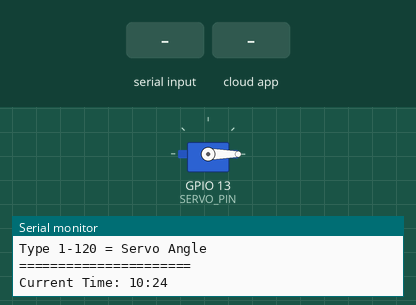
Bench run of a sketch on a simulated ESP32. Parts: servo, the last lines printed to the serial monitor. Inputs (shaded band) come from the test bench. WiFi joins after 1.5 s; servers stay silent unless stated; the local clock reads 2024-03-15 10:24:30 at power-on unless the sketch sets it; the Firebase database answers and starts empty.

Above: at 2.7 s.
2.8 s: "90,45\n" received over Serial
At 3.9 s:
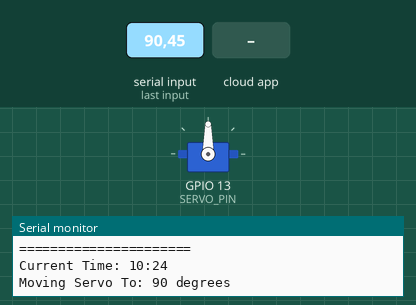
5.6 s: "30,150\n" received over Serial
At 6.5 s:
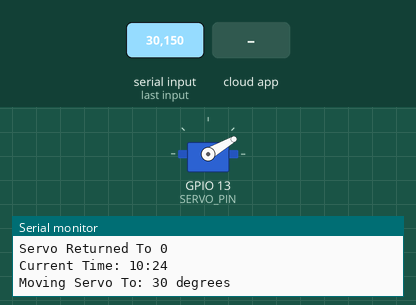
8.2 s: the phone or cloud app sets feednow to 1
At 10.6 s:
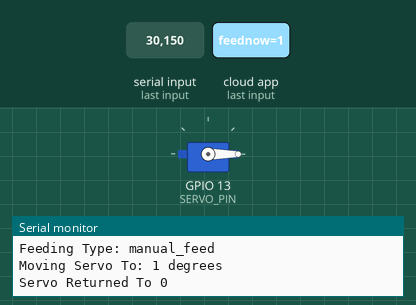
10.7 s: "F\n" received over Serial
At 12.7 s:
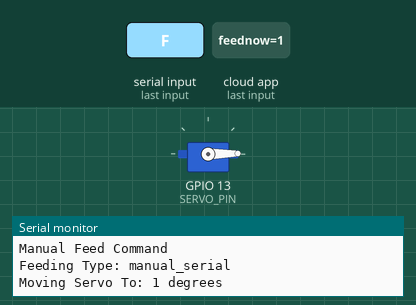
13.7 s: "90\n" received over Serial
At 16.5 s:
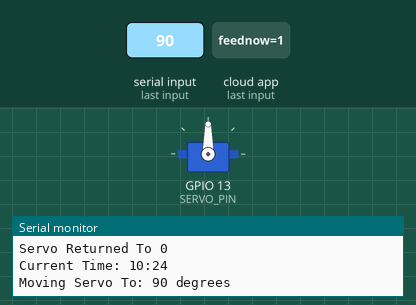
Timing chart, 0 to 18.3 s (numbered marks = the images above; inputs shaded):
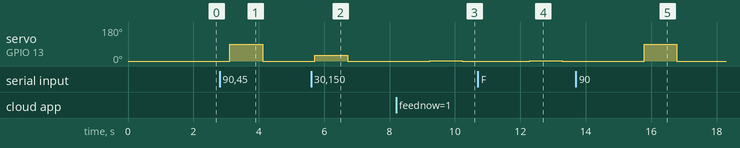

Measured:
- after the input at 2.8 s, servo on GPIO 13 (SERVO_PIN): 0° → 90° after 0.32 s, → 0° 1.0 s later
- after the input at 5.6 s, servo on GPIO 13 (SERVO_PIN): 0° → 30° after 0.12 s, → 0° 1.0 s later
- after the input at 8.2 s, servo on GPIO 13 (SERVO_PIN): 0° → 1° after 1.0 s, → 0° 1.0 s later
- after the input at 10.7 s, servo on GPIO 13 (SERVO_PIN): 0° → 1° after 1.6 s, → 0° 1.0 s later
- after the input at 13.7 s, servo on GPIO 13 (SERVO_PIN): 0° → 90° after 2.1 s, → 0° 1.0 s later

The sketch:

ESP_1.ino
```cpp
#include <Wire.h>
#include <DS3231.h>
#include <WiFi.h>
#include <Firebase_ESP_Client.h>
#include <ESP32Servo.h>

// =====================
// DEVICE ID
// =====================
#define DEVICE_ID "esp32_1"

// =====================
// WIFI
// =====================
#define WIFI_SSID "ZTE_2.4G_sghzjg"
#define WIFI_PASSWORD "RRxh5Srk"

// =====================
// FIREBASE
// =====================
#define API_KEY "AIzaSyDQ4JwGIS9U0and9MJFIDRsumiJlQEnKWs"
#define DATABASE_URL "https://automatic-fish-fisher-default-rtdb.asia-southeast1.firebasedatabase.app/"

FirebaseData fbdo;
FirebaseAuth auth;
FirebaseConfig config;

// =====================
// RTC
// =====================
DS3231 rtc;

// =====================
// SERVO
// =====================
Servo servo;

#define SERVO_PIN 13

const unsigned long STATUS_INTERVAL_MS = 5000;
unsigned long lastStatusUpdate = 0;

bool alreadyFedTime0 = false;
bool alreadyFedTime1 = false;
bool alreadyFedTime2 = false;

// =====================
// FIREBASE HELPERS
// =====================
int readFirebaseInt(String path, int fallbackValue) {

  if (Firebase.RTDB.getInt(&fbdo, path)) {
    return fbdo.intData();
  }

  return fallbackValue;
}

// =====================
// SYSTEM STATUS
// =====================
void updateSystemStatus() {

  String wifiStatus =
    WiFi.status() == WL_CONNECTED
      ? "Connected"
      : "Disconnected";

  Firebase.RTDB.setString(
    &fbdo,
    "/system/esp32_1/status",
    "Online"
  );

  Firebase.RTDB.setString(
    &fbdo,
    "/system/esp32_1/wifiStatus",
    wifiStatus
  );

  if (WiFi.status() == WL_CONNECTED) {
    Firebase.RTDB.setInt(
      &fbdo,
      "/system/esp32_1/wifiRssi",
      WiFi.RSSI()
    );
  }

  Firebase.RTDB.setTimestamp(
    &fbdo,
    "/system/esp32_1/lastSeen"
  );
}

// =====================
// FEEDER
// =====================
int getServoFeedAngle() {

  int angle =
    readFirebaseInt("/settings/servoAngle", 60);

  // limit 1-120 only
  angle = constrain(angle, 1, 120);

  return angle;
}

void moveServo(int angle) {

  angle = constrain(angle, 1, 120);

  Serial.print("Moving Servo To: ");
  Serial.print(angle);
  Serial.println(" degrees");

  servo.write(angle);

  delay(1000);

  servo.write(0);

  Serial.println("Servo Returned To 0");
}

void runFeeder(String feedType) {

  int servoAngle = getServoFeedAngle();

  Serial.print("Feeding Type: ");
  Serial.println(feedType);

  moveServo(servoAngle);

  writeFeedingLog(feedType);
}

// =====================
// FEEDING LOG
// =====================
void writeFeedingLog(String feedType) {

  FirebaseJson log;

  log.set("deviceId", DEVICE_ID);

  log.set("timestamp", getDateTimeString());

  log.set("type", feedType);

  log.set("servoAngle", getServoFeedAngle());

  Firebase.RTDB.pushJSON(
    &fbdo,
    "/logs",
    &log
  );
}

// =====================
// SETUP
// =====================
void setup() {

  Serial.begin(115200);

  Serial.println();
  Serial.println("======================");
  Serial.println("ESP32 FEEDER SYSTEM");
  Serial.println("======================");

  // RTC
  Wire.begin(21, 22);

  // Servo
  servo.setPeriodHertz(50);

  servo.attach(SERVO_PIN, 500, 2500);

  servo.write(0);

  Serial.println("Servo Initialized");

  // WiFi
  WiFi.begin(WIFI_SSID, WIFI_PASSWORD);

  Serial.print("Connecting WiFi");

  while (WiFi.status() != WL_CONNECTED) {

    Serial.print(".");

    delay(500);
  }

  Serial.println();
  Serial.println("WiFi Connected");

  // Firebase
  config.api_key = API_KEY;

  config.database_url = DATABASE_URL;

  Firebase.signUp(&config, &auth, "", "");

  Firebase.begin(&config, &auth);

  Firebase.reconnectWiFi(true);

  Serial.println("Firebase Connected");

  Serial.println("======================");
  Serial.println("SERIAL COMMANDS");
  Serial.println("======================");
  Serial.println("Type F = Feed");
  Serial.println("Type 1-120 = Servo Angle");
  Serial.println("======================");
}

// =====================
// LOOP
// =====================
void loop() {

  // =====================
  // SERIAL COMMANDS
  // =====================
  if (Serial.available()) {

    String input =
      Serial.readStringUntil('\n');

    input.trim();

    input.toUpperCase();

    // =====================
    // FEED COMMAND
    // =====================
    if (input == "F") {

      Serial.println("Manual Feed Command");

      runFeeder("manual_serial");
    }

    // =====================
    // ANGLE COMMAND
    // =====================
    else {

      int angle = input.toInt();

      if (angle >= 1 && angle <= 120) {

        moveServo(angle);
      }
      else {

        Serial.println("Invalid Angle");
        Serial.println("Allowed: 1-120");
      }
    }
  }

  // =====================
  // FIREBASE FEEDNOW
  // =====================
  if (Firebase.RTDB.getInt(&fbdo, "/feednow")) {

    if (fbdo.intData() == 1) {

      Serial.println("Firebase Feed Command");

      runFeeder("manual_feed");

      Firebase.RTDB.setInt(
        &fbdo,
        "/feednow",
        0
      );
    }
  }

  // =====================
  // RTC TIME
  // =====================
  if (millis() - lastStatusUpdate >= STATUS_INTERVAL_MS) {
    updateSystemStatus();
    lastStatusUpdate = millis();
  }
  bool h12;
  bool PM;

  int hour =
    rtc.getHour(h12, PM);

  int minute =
    rtc.getMinute();

  char currentTime[6];

  sprintf(
    currentTime,
    "%02d:%02d",
    hour,
    minute
  );

  Serial.print("Current Time: ");
  Serial.println(currentTime);

  // =====================
  // TIMER CHECK
  // =====================
  checkSimpleTimer(
    "/timers/time0",
    currentTime,
    0
  );

  checkSimpleTimer(
    "/timers/time1",
    currentTime,
    1
  );

  checkSimpleTimer(
    "/timers/time2",
    currentTime,
    2
  );

  delay(1000);
}

// =====================
// TIMER CHECK
// =====================
void checkSimpleTimer(
  String path,
  char currentTime[],
  int timerIndex
) {

  if (Firebase.RTDB.getString(&fbdo, path)) {

    String timer =
      fbdo.stringData();

    if (timer.length() >= 5) {

      timer =
        timer.substring(0, 5);

      if (timer == String(currentTime)) {

        if (
          timerIndex == 0 &&
          !alreadyFedTime0
        ) {

          Serial.println("Scheduled Feed 0");

          runFeeder("schedule_0");

          alreadyFedTime0 = true;
        }

        if (
          timerIndex == 1 &&
          !alreadyFedTime1
        ) {

          Serial.println("Scheduled Feed 1");

          runFeeder("schedule_1");

          alreadyFedTime1 = true;
        }

        if (
          timerIndex == 2 &&
          !alreadyFedTime2
        ) {

          Serial.println("Scheduled Feed 2");

          runFeeder("schedule_2");

          alreadyFedTime2 = true;
        }

      }
      else {

        if (timerIndex == 0)
          alreadyFedTime0 = false;

        if (timerIndex == 1)
          alreadyFedTime1 = false;

        if (timerIndex == 2)
          alreadyFedTime2 = false;
      }
    }
  }
}

// =====================
// TIME STRING
// =====================
String getDateTimeString() {

  bool h12 = false;
  bool PM = false;
  bool century = false;

  int year =
    rtc.getYear();

  int month =
    rtc.getMonth(century);

  int date =
    rtc.getDate();

  int hour =
    rtc.getHour(h12, PM);

  int minute =
    rtc.getMinute();

  int second =
    rtc.getSecond();

  char buffer[25];

  sprintf(
    buffer,
    "20%02d-%02d-%02d %02d:%02d:%02d",
    year,
    month,
    date,
    hour,
    minute,
    second
  );

  return String(buffer);
}
```
